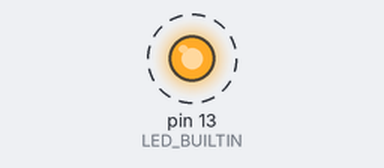
The sketch below on a simulated Arduino Uno, built for the host (arithmetic inside an expression is 32-bit, double 64-bit). Parts: output pins drawn as LEDs (lit = HIGH). Dashed ring = blinking. EEPROM starts erased; what the sketch prints to the serial monitor is not drawn.

Above: at 5.5 s.
Timing chart, 0 to 9.6 s (numbered marks = the images above):
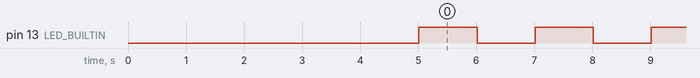

Measured:
- by itself, pin 13 (LED_BUILTIN): alternates HIGH for 1.0 s and LOW for 1.0 s

The sketch:

eeprom_write.ino
```cpp
#include <EEPROM.h>

/**
 * Write secrets (WIFI Credentials & Arduino cloud config) to EEPROM.
 */
const char* WIFI_SSID = "YOUR WIFI SSID";
const char* WIFI_PASSWORD = "YOUR WIFI PASSWORD";
const char* DEVICE_ID = "YOUR ARDUINO CLOUD DEVICE ID";
const char* DEVICE_KEY = "YOUR ARDUINO CLOUD DEVICE KEY";

#define SECRET_COUNT 4

void setup() {
  Serial.begin(115200);
  pinMode(LED_BUILTIN, OUTPUT);
  delay(5000);

  Serial.println("writting EEPROM");
  EEPROM.begin(128);
  const char *secrets[SECRET_COUNT] = {
    WIFI_SSID, WIFI_PASSWORD, DEVICE_ID, DEVICE_KEY,
  };
  int address = 0;
  for(int s = 0; s < SECRET_COUNT; s++) {
    const char *secret = secrets[s];
    Serial.println(secret);
    for(int i = 0; i <= strlen(secret); i++, address++) {
      EEPROM.write(address, secret[i]);
    }
  }

  Serial.print("wrote ");
  Serial.print(address);
  Serial.println(" bytes.");

  if (EEPROM.commit()) {
    Serial.println("EEPROM successfully committed");
  } else {
    Serial.println("ERROR! EEPROM commit failed");
  }
}

void loop() {
  Serial.println("w");
  digitalWrite(LED_BUILTIN, HIGH);
  delay(1000);
  digitalWrite(LED_BUILTIN, LOW);
  delay(1000);
}
```
